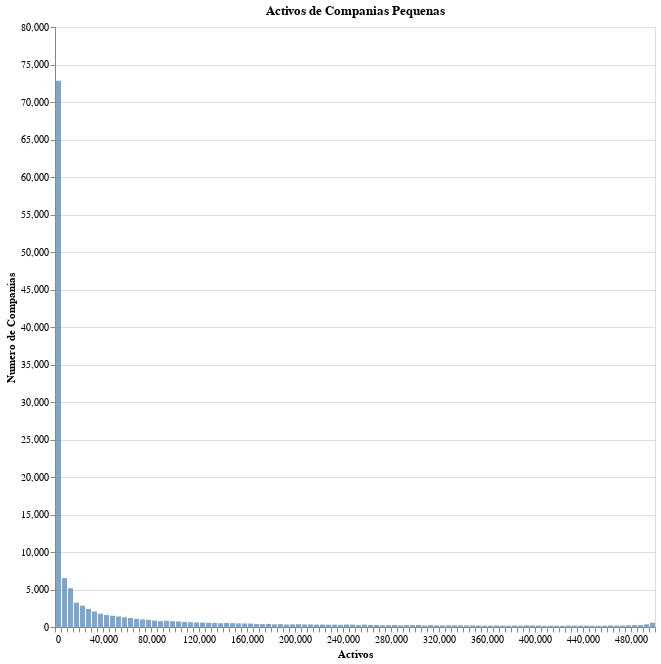

The notebook cell saved with this chart:
### Code cell
def make_bar_chart(df, title='Activos de Companias', max_bins=100, color='blue'):
    # make an interactive bar chart of the companies
    # melt df 
    melt = pd.melt(df, id_vars=['nombre'], value_vars=['activos'], var_name='activos', value_name='activos_value')
    return alt.Chart(melt).mark_bar().encode(
        alt.X('activos_value', bin=alt.Bin(maxbins=max_bins), title='Activos'),
        alt.Y('count()').title('Numero de Companias'),
        tooltip= alt.Tooltip(['count()'])
    ).properties(
        title=title,
        width=600,
        height=600
    ).configure_mark(
        opacity=0.7,
        color=color
    ).add_params(
        alt.selection_point(fields=['activos'], bind='scales')
    ).interactive()


# make a bar chart of the small companies
make_bar_chart(df_small, title='Activos de Companias Pequenas', color='steelblue')

### Figure 1 — Vega specification as saved in the notebook (floating-point values rounded to 4 significant figures)
{"$schema": "https://vega.github.io/schema/vega/v5.json", "data": [{"name": "param_45_store"}, {"name": "param_46_store"}, {"name": "source_0", "values": [{"__count": 1771, "bin_maxbins_100_activos_value": 35000.0, "bin_maxbins_100_activos_value_end": 40000.0}, {"__count": 175, "bin_maxbins_100_activos_value": 410000.0, "bin_maxbins_100_activos_value_end": 415000.0}, {"__count": 839, "bin_maxbins_100_activos_value": 90000.0, "bin_maxbins_100_activos_value_end": 95000.0}, {"__count": 249, "bin_maxbins_100_activos_value": 480000.0, "bin_maxbins_100_activos_value_end": 485000.0}, {"__count": 278, "bin_maxbins_100_activos_value": 485000.0, "bin_maxbins_100_activos_value_end": 490000.0}, {"__count": 228, "bin_maxbins_100_activos_value": 475000.0, "bin_maxbins_100_activos_value_end": 480000.0}, {"__count": 171, "bin_maxbins_100_activos_value": 360000.0, "bin_maxbins_100_activos_value_end": 365000.0}, {"__count": 295, "bin_maxbins_100_activos_value": 235000.0, "bin_maxbins_100_activos_value_end": 240000.0}, {"__count": 177, "bin_maxbins_100_activos_value": 430000.0, "bin_maxbins_100_activos_value_end": 435000.0}, {"__count": 225, "bin_maxbins_100_activos_value": 325000.0, "bin_maxbins_100_activos_value_end": 330000.0}, {"__count": 203, "bin_maxbins_100_activos_value": 320000.0, "bin_maxbins_100_activos_value_end": 325000.0}, {"__count": 573, "bin_maxbins_100_activos_value": 495000.0, "bin_maxbins_100_activos_value_end": 500000.0}, {"__count": 356, "bin_maxbins_100_activos_value": 490000.0, "bin_maxbins_100_activos_value_end": 495000.0}, {"__count": 179, "bin_maxbins_100_activos_value": 435000.0, "bin_maxbins_100_activos_value_end": 440000.0}, {"__count": 271, "bin_maxbins_100_activos_value": 260000.0, "bin_maxbins_100_activos_value_end": 265000.0}, {"__count": 169, "bin_maxbins_100_activos_value": 415000.0, "bin_maxbins_100_activos_value_end": 420000.0}, {"__count": 193, "bin_maxbins_100_activos_value": 400000.0, "bin_maxbins_100_activos_value_end": 405000.0}, {"__count": 595, "bin_maxbins_100_activos_value": 120000.0, "bin_maxbins_100_activos_value_end": 125000.0}, {"__count": 163, "bin_maxbins_100_activos_value": 450000.0, "bin_maxbins_100_activos_value_end": 455000.0}, {"__count": 511, "bin_maxbins_100_activos_value": 145000.0, "bin_maxbins_100_activos_value_end": 150000.0}, {"__count": 214, "bin_maxbins_100_activos_value": 285000.0, "bin_maxbins_100_activos_value_end": 290000.0}, {"__count": 72826, "bin_maxbins_100_activos_value": 0.0, "bin_maxbins_100_activos_value_end": 5000.0}, {"__count": 188, "bin_maxbins_100_activos_value": 465000.0, "bin_maxbins_100_activos_value_end": 470000.0}, {"__count": 342, "bin_maxbins_100_activos_value": 210000.0, "bin_maxbins_100_activos_value_end": 215000.0}, {"__count": 161, "bin_maxbins_100_activos_value": 445000.0, "bin_maxbins_100_activos_value_end": 450000.0}, {"__count": 176, "bin_maxbins_100_activos_value": 440000.0, "bin_maxbins_100_activos_value_end": 445000.0}, {"__count": 191, "bin_maxbins_100_activos_value": 380000.0, "bin_maxbins_100_activos_value_end": 385000.0}, {"__count": 229, "bin_maxbins_100_activos_value": 330000.0, "bin_maxbins_100_activos_value_end": 335000.0}, {"__count": 604, "bin_maxbins_100_activos_value": 115000.0, "bin_maxbins_100_activos_value_end": 120000.0}, {"__count": 182, "bin_maxbins_100_activos_value": 355000.0, "bin_maxbins_100_activos_value_end": 360000.0}, {"__count": 170, "bin_maxbins_100_activos_value": 455000.0, "bin_maxbins_100_activos_value_end": 460000.0}, {"__count": 316, "bin_maxbins_100_activos_value": 255000.0, "bin_maxbins_100_activos_value_end": 260000.0}, {"__count": 179, "bin_maxbins_100_activos_value": 385000.0, "bin_maxbins_100_activos_value_end": 390000.0}, {"__count": 150, "bin_maxbins_100_activos_value": 405000.0, "bin_maxbins_100_activos_value_end": 410000.0}, {"__count": 212, "bin_maxbins_100_activos_value": 345000.0, "bin_maxbins_100_activos_value_end": 350000.0}, {"__count": 181, "bin_maxbins_100_activos_value": 425000.0, "bin_maxbins_100_activos_value_end": 430000.0}, {"__count": 190, "bin_maxbins_100_activos_value": 350000.0, "bin_maxbins_100_activos_value_end": 355000.0}, {"__count": 322, "bin_maxbins_100_activos_value": 230000.0, "bin_maxbins_100_activos_value_end": 235000.0}, {"__count": 202, "bin_maxbins_100_activos_value": 340000.0, "bin_maxbins_100_activos_value_end": 345000.0}, {"__count": 251, "bin_maxbins_100_activos_value": 290000.0, "bin_maxbins_100_activos_value_end": 295000.0}, {"__count": 254, "bin_maxbins_100_activos_value": 310000.0, "bin_maxbins_100_activos_value_end": 315000.0}, {"__count": 259, "bin_maxbins_100_activos_value": 280000.0, "bin_maxbins_100_activos_value_end": 285000.0}, {"__count": 200, "bin_maxbins_100_activos_value": 460000.0, "bin_maxbins_100_activos_value_end": 465000.0}, {"__count": 460, "bin_maxbins_100_activos_value": 160000.0, "bin_maxbins_100_activos_value_end": 165000.0}, {"__count": 950, "bin_maxbins_100_activos_value": 75000.0, "bin_maxbins_100_activos_value_end": 80000.0}, {"__count": 666, "bin_maxbins_100_activos_value": 105000.0, "bin_maxbins_100_activos_value_end": 110000.0}, {"__count": 316, "bin_maxbins_100_activos_value": 245000.0, "bin_maxbins_100_activos_value_end": 250000.0}, {"__count": 383, "bin_maxbins_100_activos_value": 185000.0, "bin_maxbins_100_activos_value_end": 190000.0}, {"__count": 345, "bin_maxbins_100_activos_value": 205000.0, "bin_maxbins_100_activos_value_end": 210000.0}, {"__count": 186, "bin_maxbins_100_activos_value": 470000.0, "bin_maxbins_100_activos_value_end": 475000.0}, {"__count": 208, "bin_maxbins_100_activos_value": 315000.0, "bin_maxbins_100_activos_value_end": 320000.0}, {"__count": 203, "bin_maxbins_100_activos_value": 395000.0, "bin_maxbins_100_activos_value_end": 400000.0}, {"__count": 149, "bin_maxbins_100_activos_value": 420000.0, "bin_maxbins_100_activos_value_end": 425000.0}, {"__count": 363, "bin_maxbins_100_activos_value": 180000.0, "bin_maxbins_100_activos_value_end": 185000.0}, {"__count": 494, "bin_maxbins_100_activos_value": 150000.0, "bin_maxbins_100_activos_value_end": 155000.0}, {"__count": 2407, "bin_maxbins_100_activos_value": 25000.0, "bin_maxbins_100_activos_value_end": 30000.0}, {"__count": 564, "bin_maxbins_100_activos_value": 125000.0, "bin_maxbins_100_activos_value_end": 130000.0}, {"__count": 195, "bin_maxbins_100_activos_value": 365000.0, "bin_maxbins_100_activos_value_end": 370000.0}, {"__count": 1204, "bin_maxbins_100_activos_value": 60000.0, "bin_maxbins_100_activos_value_end": 65000.0}, {"__count": 501, "bin_maxbins_100_activos_value": 135000.0, "bin_maxbins_100_activos_value_end": 140000.0}, {"__count": 311, "bin_maxbins_100_activos_value": 225000.0, "bin_maxbins_100_activos_value_end": 230000.0}, {"__count": 163, "bin_maxbins_100_activos_value": 375000.0, "bin_maxbins_100_activos_value_end": 380000.0}, {"__count": 392, "bin_maxbins_100_activos_value": 170000.0, "bin_maxbins_100_activos_value_end": 175000.0}, {"__count": 409, "bin_maxbins_100_activos_value": 165000.0, "bin_maxbins_100_activos_value_end": 170000.0}, {"__count": 328, "bin_maxbins_100_activos_value": 215000.0, "bin_maxbins_100_activos_value_end": 220000.0}, {"__count": 414, "bin_maxbins_100_activos_value": 175000.0, "bin_maxbins_100_activos_value_end": 180000.0}, {"__count": 184, "bin_maxbins_100_activos_value": 370000.0, "bin_maxbins_100_activos_value_end": 375000.0}, {"__count": 217, "bin_maxbins_100_activos_value": 390000.0, "bin_maxbins_100_activos_value_end": 395000.0}, {"__count": 212, "bin_maxbins_100_activos_value": 335000.0, "bin_maxbins_100_activos_value_end": 340000.0}, {"__count": 541, "bin_maxbins_100_activos_value": 140000.0, "bin_maxbins_100_activos_value_end": 145000.0}, {"__count": 637, "bin_maxbins_100_activos_value": 110000.0, "bin_maxbins_100_activos_value_end": 115000.0}, {"__count": 1017, "bin_maxbins_100_activos_value": 70000.0, "bin_maxbins_100_activos_value_end": 75000.0}, {"__count": 374, "bin_maxbins_100_activos_value": 200000.0, "bin_maxbins_100_activos_value_end": 205000.0}, {"__count": 274, "bin_maxbins_100_activos_value": 265000.0, "bin_maxbins_100_activos_value_end": 270000.0}, {"__count": 336, "bin_maxbins_100_activos_value": 190000.0, "bin_maxbins_100_activos_value_end": 195000.0}, {"__count": 239, "bin_maxbins_100_activos_value": 275000.0, "bin_maxbins_100_activos_value_end": 280000.0}, {"__count": 258, "bin_maxbins_100_activos_value": 295000.0, "bin_maxbins_100_activos_value_end": 300000.0}, {"__count": 2836, "bin_maxbins_100_activos_value": 20000.0, "bin_maxbins_100_activos_value_end": 25000.0}, {"__count": 468, "bin_maxbins_100_activos_value": 155000.0, "bin_maxbins_100_activos_value_end": 160000.0}, {"__count": 268, "bin_maxbins_100_activos_value": 300000.0, "bin_maxbins_100_activos_value_end": 305000.0}, {"__count": 3260, "bin_maxbins_100_activos_value": 15000.0, "bin_maxbins_100_activos_value_end": 20000.0}, {"__count": 862, "bin_maxbins_100_activos_value": 80000.0, "bin_maxbins_100_activos_value_end": 85000.0}, {"__count": 1293, "bin_maxbins_100_activos_value": 55000.0, "bin_maxbins_100_activos_value_end": 60000.0}, {"__count": 770, "bin_maxbins_100_activos_value": 95000.0, "bin_maxbins_100_activos_value_end": 100000.0}, {"__count": 1408, "bin_maxbins_100_activos_value": 50000.0, "bin_maxbins_100_activos_value_end": 55000.0}, {"__count": 355, "bin_maxbins_100_activos_value": 195000.0, "bin_maxbins_100_activos_value_end": 200000.0}, {"__count": 325, "bin_maxbins_100_activos_value": 240000.0, "bin_maxbins_100_activos_value_end": 245000.0}, {"__count": 229, "bin_maxbins_100_activos_value": 270000.0, "bin_maxbins_100_activos_value_end": 275000.0}, {"__count": 548, "bin_maxbins_100_activos_value": 130000.0, "bin_maxbins_100_activos_value_end": 135000.0}, {"__count": 321, "bin_maxbins_100_activos_value": 220000.0, "bin_maxbins_100_activos_value_end": 225000.0}, {"__count": 6520, "bin_maxbins_100_activos_value": 5000.0, "bin_maxbins_100_activos_value_end": 10000.0}, {"__count": 748, "bin_maxbins_100_activos_value": 100000.0, "bin_maxbins_100_activos_value_end": 105000.0}, {"__count": 1088, "bin_maxbins_100_activos_value": 65000.0, "bin_maxbins_100_activos_value_end": 70000.0}, {"__count": 1590, "bin_maxbins_100_activos_value": 40000.0, "bin_maxbins_100_activos_value_end": 45000.0}, {"__count": 191, "bin_maxbins_100_activos_value": 305000.0, "bin_maxbins_100_activos_value_end": 310000.0}, {"__count": 777, "bin_maxbins_100_activos_value": 85000.0, "bin_maxbins_100_activos_value_end": 90000.0}, {"__count": 257, "bin_maxbins_100_activos_value": 250000.0, "bin_maxbins_100_activos_value_end": 255000.0}, {"__count": 1502, "bin_maxbins_100_activos_value": 45000.0, "bin_maxbins_100_activos_value_end": 50000.0}, {"__count": 2067, "bin_maxbins_100_activos_value": 30000.0, "bin_maxbins_100_activos_value_end": 35000.0}, {"__count": 5165, "bin_maxbins_100_activos_value": 10000.0, "bin_maxbins_100_activos_value_end": 15000.0}]}, {"name": "source_0_y_domain___count", "values": [{"min": 149, "max": 72826}]}], "signals": [{"name": "bin_maxbins_100_activos_value_bins", "value": {"fields": ["activos_value"], "fname": "bin_activos_value", "start": 0.0, "step": 5000.0, "stop": 500000.0}}, {"name": "unit", "value": {}, "on": [{"events": "pointermove", "update": "isTuple(group()) ? group() : unit"}]}, {"name": "param_45", "update": "vlSelectionResolve(\"param_45_store\", \"union\", true, true)"}, {"name": "param_46", "update": "vlSelectionResolve(\"param_46_store\", \"union\")"}, {"name": "param_45_tuple", "on": [{"events": [{"source": "scope", "type": "click"}], "update": "datum && item().mark.marktype !== 'group' && indexof(item().mark.role, 'legend') < 0 && indexof(item().mark.name, 'param_46_brush') < 0 ? {unit: \"\", fields: param_45_tuple_fields, values: [(item().isVoronoi ? datum.datum : datum)[\"activos\"]]} : null", "force": true}, {"events": [{"source": "view", "type": "dblclick"}], "update": "null"}]}, {"name": "param_45_tuple_fields", "value": [{"type": "E", "field": "activos"}]}, {"name": "param_45_toggle", "value": false, "on": [{"events": [{"source": "scope", "type": "click"}], "update": "event.shiftKey"}, {"events": [{"source": "view", "type": "dblclick"}], "update": "false"}]}, {"name": "param_45_modify", "on": [{"events": {"signal": "param_45_tuple"}, "update": "modify(\"param_45_store\", param_45_toggle ? null : param_45_tuple, param_45_toggle ? null : true, param_45_toggle ? param_45_tuple : null)"}]}, {"name": "param_46_activos_value", "on": [{"events": [{"source": "view", "type": "dblclick"}], "update": "null"}, {"events": {"signal": "param_46_translate_delta"}, "update": "panLinear(param_46_translate_anchor.extent_x, -param_46_translate_delta.x / width)"}, {"events": {"signal": "param_46_zoom_delta"}, "update": "zoomLinear(domain(\"x\"), param_46_zoom_anchor.x, param_46_zoom_delta)"}]}, {"name": "param_46_tuple", "on": [{"events": [{"signal": "param_46_activos_value"}], "update": "param_46_activos_value ? {unit: \"\", fields: param_46_tuple_fields, values: [param_46_activos_value]} : null"}]}, {"name": "param_46_tuple_fields", "value": [{"field": "activos_value", "channel": "x", "type": "R"}]}, {"name": "param_46_translate_anchor", "value": {}, "on": [{"events": [{"source": "scope", "type": "pointerdown"}], "update": "{x: x(unit), y: y(unit), extent_x: domain(\"x\")}"}]}, {"name": "param_46_translate_delta", "value": {}, "on": [{"events": [{"source": "window", "between": [{"source": "scope", "type": "pointerdown"}, {"source": "window", "type": "pointerup"}], "type": "pointermove", "consume": true}], "update": "{x: param_46_translate_anchor.x - x(unit), y: param_46_translate_anchor.y - y(unit)}"}]}, {"name": "param_46_zoom_anchor", "on": [{"events": [{"source": "scope", "consume": true, "type": "wheel"}], "update": "{x: invert(\"x\", x(unit)), y: invert(\"y\", y(unit))}"}]}, {"name": "param_46_zoom_delta", "on": [{"events": [{"source": "scope", "type": "wheel", "consume": true}], "update": "pow(1.001, event.deltaY * pow(16, event.deltaMode))", "force": true}]}, {"name": "param_46_modify", "on": [{"events": {"signal": "param_46_tuple"}, "update": "modify(\"param_46_store\", param_46_tuple, true)"}]}], "marks": [{"type": "rect", "name": "marks", "from": {"data": "source_0"}, "encode": {"update": {"x2": {"field": "bin_maxbins_100_activos_value", "scale": "x", "offset": {"signal": "0.5 + (abs(scale(\"x\", datum[\"bin_maxbins_100_activos_value_end\"]) - scale(\"x\", datum[\"bin_maxbins_100_activos_value\"])) < 0.25 ? -0.5 * (0.25 - (abs(scale(\"x\", datum[\"bin_maxbins_100_activos_value_end\"]) - scale(\"x\", datum[\"bin_maxbins_100_activos_value\"])))) : 0.5)"}}, "fill": {"value": "steelblue"}, "tooltip": {"signal": "{\"Count of Records\": format(datum[\"__count\"], \"\")}"}, "y": {"field": "__count", "scale": "y"}, "y2": {"value": 0, "scale": "y"}, "x": {"field": "bin_maxbins_100_activos_value_end", "scale": "x", "offset": {"signal": "0.5 + (abs(scale(\"x\", datum[\"bin_maxbins_100_activos_value_end\"]) - scale(\"x\", datum[\"bin_maxbins_100_activos_value\"])) < 0.25 ? 0.5 * (0.25 - (abs(scale(\"x\", datum[\"bin_maxbins_100_activos_value_end\"]) - scale(\"x\", datum[\"bin_maxbins_100_activos_value\"])))) : -0.5)"}}}}, "style": ["bar"], "clip": true, "interactive": true}], "scales": [{"name": "x", "type": "linear", "domain": {"signal": "[bin_maxbins_100_activos_value_bins.start, bin_maxbins_100_activos_value_bins.stop]"}, "range": [0, {"signal": "width"}], "bins": {"signal": "bin_maxbins_100_activos_value_bins"}, "zero": false, "domainRaw": {"signal": "param_46[\"activos_value\"]"}}, {"name": "y", "type": "linear", "domain": [{"signal": "(data(\"source_0_y_domain___count\")[0] || {}).min"}, {"signal": "(data(\"source_0_y_domain___count\")[0] || {}).max"}], "range": [{"signal": "height"}, 0], "zero": true, "nice": true}], "axes": [{"scale": "y", "minExtent": 0, "grid": true, "zindex": 0, "ticks": false, "orient": "left", "aria": false, "tickCount": {"signal": "ceil(height/40)"}, "gridScale": "x", "domain": false, "labels": false, "maxExtent": 0}, {"scale": "x", "labelOverlap": true, "zindex": 0, "labelFlush": true, "grid": false, "title": "Activos", "orient": "bottom", "tickCount": {"signal": "ceil(width/10)"}}, {"scale": "y", "title": "Numero de Companias", "tickCount": {"signal": "ceil(height/40)"}, "orient": "left", "grid": false, "labelOverlap": true, "zindex": 0}], "title": {"text": "Activos de Companias Pequenas", "frame": "group"}, "config": {"mark": {"opacity": 0.7}}, "width": 600, "height": 600, "style": "cell", "background": "white", "padding": 5}
